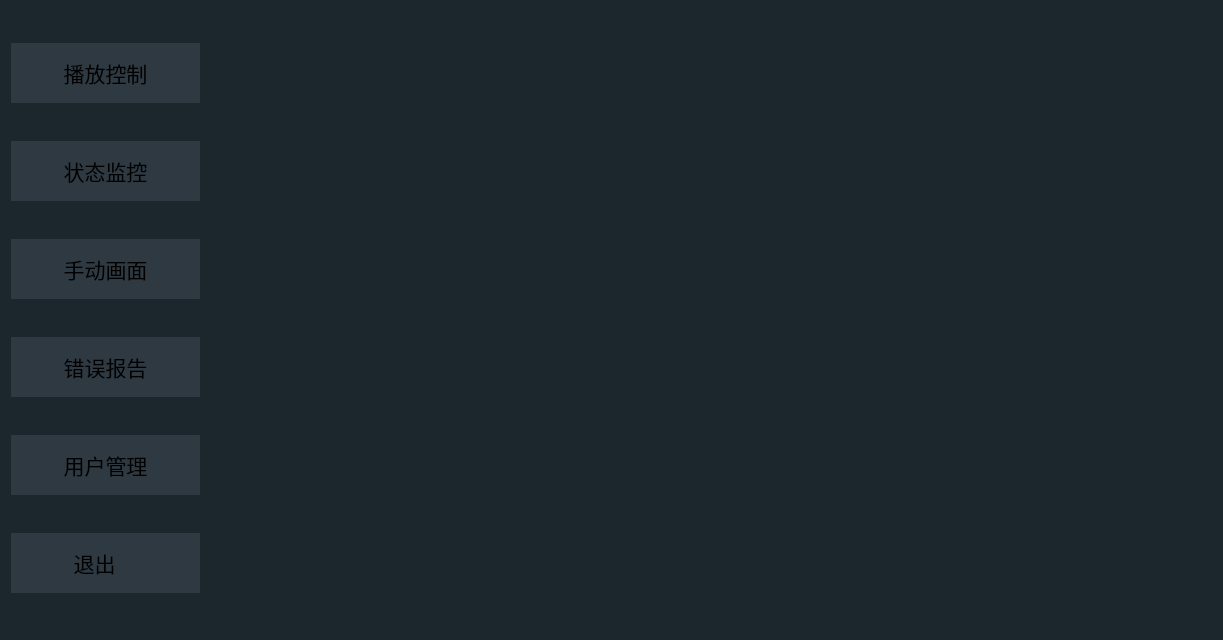
<?xml version="1.0" encoding="UTF-8"?>
<ui version="4.0">
 <class>MainWindow</class>
 <widget class="QMainWindow" name="MainWindow">
  <property name="windowModality">
   <enum>Qt::WindowModal</enum>
  </property>
  <property name="geometry">
   <rect>
    <x>0</x>
    <y>0</y>
    <width>1223</width>
    <height>640</height>
   </rect>
  </property>
  <property name="minimumSize">
   <size>
    <width>1024</width>
    <height>640</height>
   </size>
  </property>
  <property name="maximumSize">
   <size>
    <width>2000</width>
    <height>640</height>
   </size>
  </property>
  <property name="windowTitle">
   <string>MainWindow</string>
  </property>
  <property name="styleSheet">
   <string notr="true">#MainWindow{background-color: rgb(28, 38,45);}
</string>
  </property>
  <widget class="QWidget" name="centralWidget">
   <widget class="QStackedWidget" name="m_stackwidget">
    <property name="geometry">
     <rect>
      <x>200</x>
      <y>0</y>
      <width>1024</width>
      <height>640</height>
     </rect>
    </property>
    <property name="minimumSize">
     <size>
      <width>1024</width>
      <height>640</height>
     </size>
    </property>
    <property name="maximumSize">
     <size>
      <width>1024</width>
      <height>640</height>
     </size>
    </property>
    <property name="font">
     <font>
      <pointsize>16</pointsize>
     </font>
    </property>
    <property name="styleSheet">
     <string notr="true"/>
    </property>
    <property name="currentIndex">
     <number>1</number>
    </property>
    <widget class="QWidget" name="page"/>
    <widget class="QWidget" name="page_2"/>
   </widget>
   <widget class="QWidget" name="layoutWidget">
    <property name="geometry">
     <rect>
      <x>0</x>
      <y>0</y>
      <width>201</width>
      <height>641</height>
     </rect>
    </property>
    <layout class="QVBoxLayout" name="verticalLayout">
     <property name="rightMargin">
      <number>1</number>
     </property>
     <item>
      <widget class="QPushButton" name="playButton">
       <property name="minimumSize">
        <size>
         <width>106</width>
         <height>60</height>
        </size>
       </property>
       <property name="font">
        <font>
         <family>楷体</family>
         <pointsize>16</pointsize>
        </font>
       </property>
       <property name="styleSheet">
        <string notr="true">QPushButton{ 
border-style:inset;
background-color: rgb(46, 57,66);
}
QPushButton:hover{color: rgb(255,255,255);} </string>
       </property>
       <property name="text">
        <string>播放控制</string>
       </property>
       <property name="icon">
        <iconset resource="resources.qrc">
         <normaloff>:/picture/bofang.PNG</normaloff>:/picture/bofang.PNG</iconset>
       </property>
       <property name="iconSize">
        <size>
         <width>50</width>
         <height>50</height>
        </size>
       </property>
      </widget>
     </item>
     <item>
      <widget class="QPushButton" name="stateButton">
       <property name="minimumSize">
        <size>
         <width>106</width>
         <height>60</height>
        </size>
       </property>
       <property name="font">
        <font>
         <family>楷体</family>
         <pointsize>16</pointsize>
        </font>
       </property>
       <property name="styleSheet">
        <string notr="true">QPushButton{ 
border-style:inset;
background-color: rgb(46, 57,66);
}
QPushButton:hover{color: rgb(255,255,255);} </string>
       </property>
       <property name="text">
        <string>状态监控</string>
       </property>
       <property name="icon">
        <iconset resource="resources.qrc">
         <normaloff>:/picture/status.PNG</normaloff>:/picture/status.PNG</iconset>
       </property>
       <property name="iconSize">
        <size>
         <width>50</width>
         <height>50</height>
        </size>
       </property>
      </widget>
     </item>
     <item>
      <widget class="QPushButton" name="handButton">
       <property name="minimumSize">
        <size>
         <width>106</width>
         <height>60</height>
        </size>
       </property>
       <property name="font">
        <font>
         <family>楷体</family>
         <pointsize>16</pointsize>
        </font>
       </property>
       <property name="styleSheet">
        <string notr="true">QPushButton{ 
border-style:inset;
background-color: rgb(46, 57,66);
}
QPushButton:hover{color: rgb(255,255,255);} </string>
       </property>
       <property name="text">
        <string>手动画面</string>
       </property>
       <property name="icon">
        <iconset resource="resources.qrc">
         <normaloff>:/picture/hand.PNG</normaloff>:/picture/hand.PNG</iconset>
       </property>
       <property name="iconSize">
        <size>
         <width>50</width>
         <height>50</height>
        </size>
       </property>
      </widget>
     </item>
     <item>
      <widget class="QPushButton" name="errorCheckButton">
       <property name="minimumSize">
        <size>
         <width>106</width>
         <height>60</height>
        </size>
       </property>
       <property name="font">
        <font>
         <family>楷体</family>
         <pointsize>16</pointsize>
        </font>
       </property>
       <property name="styleSheet">
        <string notr="true">QPushButton{ 
border-style:inset;
background-color: rgb(46, 57,66);
}
QPushButton:hover{color: rgb(255,255,255);} </string>
       </property>
       <property name="text">
        <string>错误报告</string>
       </property>
       <property name="icon">
        <iconset resource="resources.qrc">
         <normaloff>:/picture/jilu.PNG</normaloff>:/picture/jilu.PNG</iconset>
       </property>
       <property name="iconSize">
        <size>
         <width>50</width>
         <height>50</height>
        </size>
       </property>
      </widget>
     </item>
     <item>
      <widget class="QPushButton" name="userButton">
       <property name="minimumSize">
        <size>
         <width>106</width>
         <height>60</height>
        </size>
       </property>
       <property name="font">
        <font>
         <family>楷体</family>
         <pointsize>16</pointsize>
        </font>
       </property>
       <property name="styleSheet">
        <string notr="true">QPushButton{ 
border-style:inset;
background-color: rgb(46, 57,66);
}
QPushButton:hover{color: rgb(255,255,255);} </string>
       </property>
       <property name="text">
        <string>用户管理</string>
       </property>
       <property name="icon">
        <iconset resource="resources.qrc">
         <normaloff>:/picture/user.PNG</normaloff>:/picture/user.PNG</iconset>
       </property>
       <property name="iconSize">
        <size>
         <width>50</width>
         <height>50</height>
        </size>
       </property>
      </widget>
     </item>
     <item>
      <widget class="QPushButton" name="exitButton">
       <property name="minimumSize">
        <size>
         <width>106</width>
         <height>60</height>
        </size>
       </property>
       <property name="font">
        <font>
         <family>楷体</family>
         <pointsize>16</pointsize>
        </font>
       </property>
       <property name="styleSheet">
        <string notr="true">QPushButton{ 
border-style:inset;
background-color: rgb(46, 57,66);
}
QPushButton:hover{color: rgb(255,255,255);} </string>
       </property>
       <property name="text">
        <string>退出    </string>
       </property>
       <property name="icon">
        <iconset resource="resources.qrc">
         <normaloff>:/picture/takeoff.PNG</normaloff>:/picture/takeoff.PNG</iconset>
       </property>
       <property name="iconSize">
        <size>
         <width>50</width>
         <height>50</height>
        </size>
       </property>
      </widget>
     </item>
    </layout>
   </widget>
  </widget>
 </widget>
 <layoutdefault spacing="6" margin="11"/>
 <resources>
  <include location="resources.qrc"/>
 </resources>
 <connections/>
</ui>
